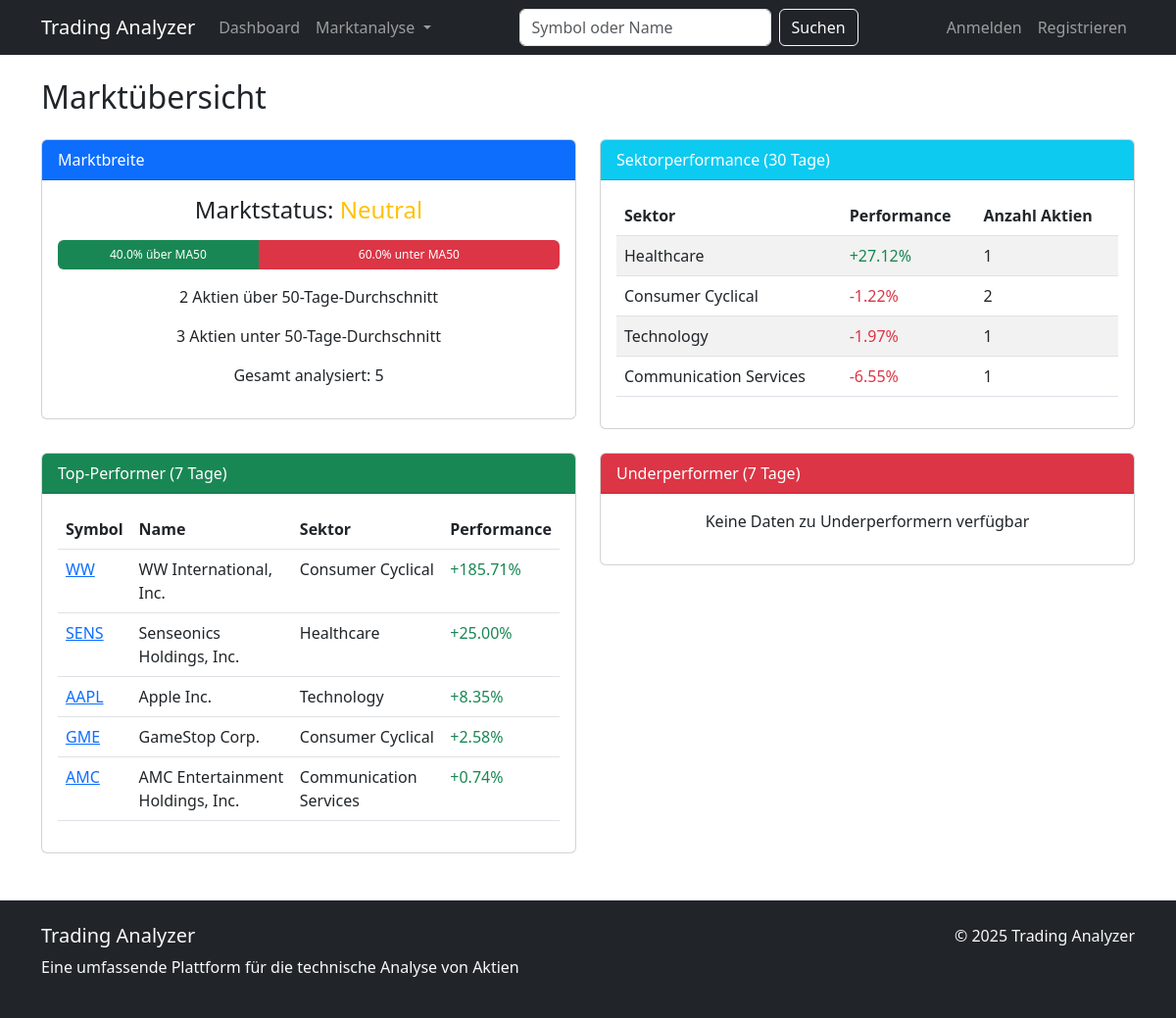
The app's page /market/overview/ with its own data.
### stock_analyzer/models.py (models this page shows, shortened)
class Stock(models.Model):
    symbol = models.CharField(max_length=10, unique=True)
    name = models.CharField(max_length=100)
    sector = models.CharField(max_length=100, null=True, blank=True)
    last_updated = models.DateTimeField(auto_now=True)

### stock_analyzer/views.py (the view)
# urls.py: path('market/overview/', views.market_overview, name='market_overview'),
def market_overview(request):
    sector_performance = MarketAnalyzer.sector_performance(days=30)
    market_breadth = MarketAnalyzer.market_breadth()
    one_week_ago = datetime.now().date() - timedelta(days=7)
    top_performers = []
    worst_performers = []
    for stock in Stock.objects.all():
        try:
            recent_data = list(StockData.objects.filter(
                stock=stock,
                date__gte=one_week_ago
            ).order_by('date'))  # Konvertiere zu einer Liste, um Slicing-Probleme zu vermeiden
            if len(recent_data) >= 2:
                first_price = float(recent_data[0].close_price)
                last_price = float(recent_data[-1].close_price)
                if first_price > 0:
                    performance = (last_price - first_price) / first_price * 100
                    stock_info = {
                        'symbol': stock.symbol,
                        'name': stock.name,
                        'sector': stock.sector,
                        'performance': performance
                    }
                    if len(top_performers) < 10 and performance > 0:
                        top_performers.append(stock_info)
                        top_performers.sort(key=lambda x: x['performance'], reverse=True)
                    elif top_performers and performance > top_performers[-1]['performance']:
                        top_performers.append(stock_info)
                        top_performers.sort(key=lambda x: x['performance'], reverse=True)
                        top_performers = top_performers[:10]
                    if len(worst_performers) < 10 and performance < 0:
                        worst_performers.append(stock_info)
                        worst_performers.sort(key=lambda x: x['performance'])
                    elif worst_performers and performance < worst_performers[-1]['performance']:
                        worst_performers.append(stock_info)
                        worst_performers.sort(key=lambda x: x['performance'])
                        worst_performers = worst_performers[:10]
        except Exception as e:
            print(f"Fehler bei der Berechnung der Performance für {stock.symbol}: {str(e)}")
            continue
    context = {
        'sector_performance': sector_performance,
        'market_breadth': market_breadth,
        'top_performers': top_performers,
        'worst_performers': worst_performers
    }
    return render(request, 'stock_analyzer/market_overview.html', context)

### stock_analyzer/templates/stock_analyzer/market_overview.html (shortened to what this page needs)
{% extends 'stock_analyzer/base.html' %}
{% block content %}
<h2 class="mb-4">Marktübersicht</h2>
<div class="row mb-4">
    <div class="col-md-6">
        <div class="card">
            <div class="card-header bg-primary text-white">
                Marktbreite
            </div>
            <div class="card-body">
                {% if market_breadth %}
                <div class="text-center mb-3">
                    <h4>Marktstatus:
                        {% if market_breadth.market_state == 'Bullisch' %}
                            <span class="text-success">Bullisch</span>
                        {% elif market_breadth.market_state == 'Bearisch' %}
                            <span class="text-danger">Bearisch</span>
                        {% else %}
                            <span class="text-warning">Neutral</span>
                        {% endif %}
                    </h4>
                </div>
                <div class="progress mb-3" style="height: 30px;">
                    <div class="progress-bar bg-success" role="progressbar" style="width: {{ market_breadth.above_percent }}%">
                        {{ market_breadth.above_percent|floatformat:1 }}% über MA50
                    </div>
                    <div class="progress-bar bg-danger" role="progressbar" style="width: {{ market_breadth.below_percent }}%">
                        {{ market_breadth.below_percent|floatformat:1 }}% unter MA50
                    </div>
                </div>
                <div class="text-center">
                    <p>{{ market_breadth.above_ma50 }} Aktien über 50-Tage-Durchschnitt</p>
                    <p>{{ market_breadth.below_ma50 }} Aktien unter 50-Tage-Durchschnitt</p>
                    <p>Gesamt analysiert: {{ market_breadth.total_analyzed }}</p>
                </div>
                {% else %}
                <p class="text-center">Keine Daten zur Marktbreite verfügbar</p>
                {% endif %}
            </div>
        </div>
    </div>
    <div class="col-md-6">
        <div class="card">
            <div class="card-header bg-info text-white">
                Sektorperformance (30 Tage)
            </div>
            <div class="card-body">
                {% if sector_performance %}
                <div class="table-responsive">
                    <table class="table table-striped">
                        <thead>
                            <tr>
                                <th>Sektor</th>
                                <th>Performance</th>
                                <th>Anzahl Aktien</th>
                            </tr>
                        </thead>
                        <tbody>
                            {% for sector, data in sector_performance.items %}
                            <tr>
                                <td>{{ sector }}</td>
                                <td>
                                    {% if data.performance > 0 %}
                                        <span class="text-success">+{{ data.performance|floatformat:2 }}%</span>
                                    {% else %}
                                        <span class="text-danger">{{ data.performance|floatformat:2 }}%</span>
                                    {% endif %}
                                </td>
                                <td>{{ data.stock_count }}</td>
                            </tr>
                            {% endfor %}
                        </tbody>
                    </table>
                </div>
                {% else %}
                <p class="text-center">Keine Daten zur Sektorperformance verfügbar</p>
                {% endif %}
            </div>
        </div>
    </div>
</div>
<div class="row">
    <div class="col-md-6">
        <div class="card">
            <div class="card-header bg-success text-white">
                Top-Performer (7 Tage)
            </div>
            <div class="card-body">
                {% if top_performers %}
                <div class="table-responsive">
                    <table class="table table-hover">
                        <thead>
                            <tr>
                                <th>Symbol</th>
                                <th>Name</th>
                                <th>Sektor</th>
                                <th>Performance</th>
                            </tr>
                        </thead>
                        <tbody>
                            {% for stock in top_performers %}
                            <tr>
                                <td><a href="{% url 'stock_detail' stock.symbol %}">{{ stock.symbol }}</a></td>
                                <td>{{ stock.name }}</td>
                                <td>{{ stock.sector }}</td>
                                <td class="text-success">+{{ stock.performance|floatformat:2 }}%</td>
                            </tr>
                            {% endfor %}
                        </tbody>
                    </table>
                </div>
                {% else %}
                <p class="text-center">Keine Daten zu Top-Performern verfügbar</p>
                {% endif %}
            </div>
        </div>
    </div>
    <div class="col-md-6">
        <div class="card">
            <div class="card-header bg-danger text-white">
                Underperformer (7 Tage)
            </div>
            <div class="card-body">
                {% if worst_performers %}
                <div class="table-responsive">
                    <table class="table table-hover">
                        <thead>
                            <tr>
                                <th>Symbol</th>
                                <th>Name</th>
                                <th>Sektor</th>
                                <th>Performance</th>
                            </tr>
                        </thead>
                        <tbody>
                            {% for stock in worst_performers %}
                            <tr>
                                <td><a href="{% url 'stock_detail' stock.symbol %}">{{ stock.symbol }}</a></td>
                                <td>{{ stock.name }}</td>
                                <td>{{ stock.sector }}</td>
                                <td class="text-danger">{{ stock.performance|floatformat:2 }}%</td>
                            </tr>
                            {% endfor %}
                        </tbody>
                    </table>
                </div>
                {% else %}
                <p class="text-center">Keine Daten zu Underperformern verfügbar</p>
                {% endif %}
            </div>
        </div>
    </div>
</div>
{% endblock %}

### records on screen
Stock: sector "Healthcare", performance "27.12", stock_count "1", symbol "SENS", name "Senseonics Holdings, Inc.", sector "Healthcare"
Stock: sector "Technology", performance "-1.97", stock_count "1", symbol "AAPL", name "Apple Inc.", sector "Technology"
Stock: sector "Communication Services", performance "-6.55", stock_count "1", symbol "AMC", name "AMC Entertainment Holdings, Inc.", sector "Communication Services"
Stock: symbol "WW", name "WW International, Inc.", sector "Consumer Cyclical"
Stock: symbol "GME", name "GameStop Corp.", sector "Consumer Cyclical"

### other values on screen
{{ market_breadth.above_percent|floatformat:1 }} "40.0"
{{ market_breadth.below_percent|floatformat:1 }} "60.0"
{{ market_breadth.above_ma50 }} "2"
{{ market_breadth.below_ma50 }} "3"
{{ market_breadth.total_analyzed }} "5"
{{ sector }} "Consumer Cyclical"
{{ data.performance|floatformat:2 }} "-1.22"
{{ data.stock_count }} "2"
{{ stock.performance|floatformat:2 }} "185.71" "25.00" "8.35" "2.58" "0.74"
